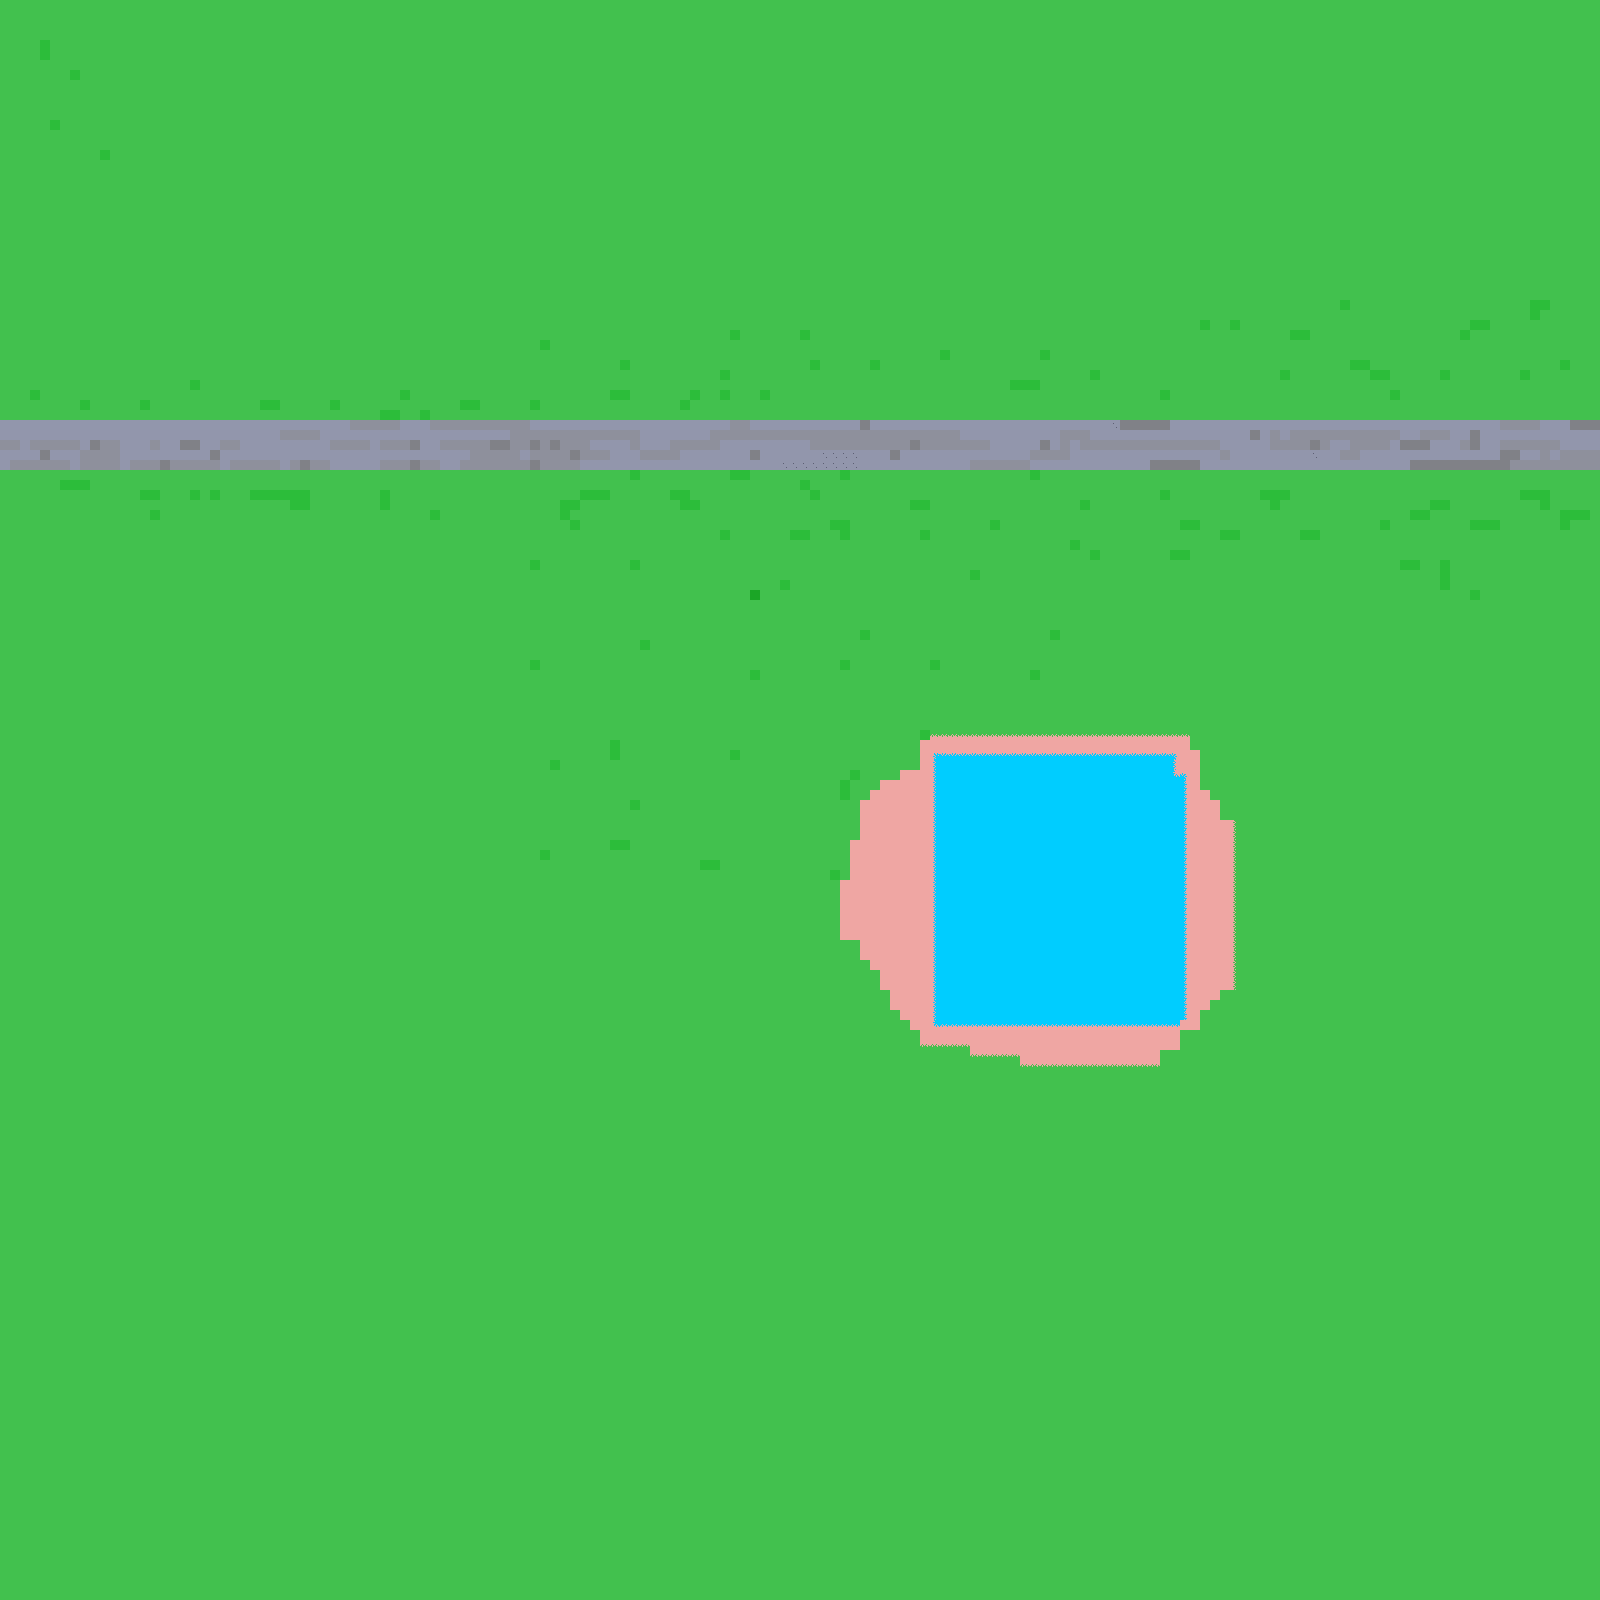

A 2D game scene composited from a Tiled map and its tileset images. What follows is a short description and the map's XML, with each tile layer's data collapsed to a summary:
An orthogonal 160x160 tile map with 10x10 px tiles, 1 tile layer (Capa de patrones 1).

<map version="1.5" tiledversion="1.7.2" orientation="orthogonal" renderorder="right-down" width="160" height="160" tilewidth="10" tileheight="10" infinite="0" nextlayerid="2" nextobjectid="1">
 <tileset firstgid="1" name="background" tilewidth="10" tileheight="10" spacing="1" tilecount="405" columns="9">
  <image source="background.png" width="100" height="500" />
 </tileset>
 <layer id="1" name="Capa de patrones 1" width="160" height="160">
  <data>[25600 cells, 25600 non-empty, 23 distinct tile ids]</data>
 </layer>
</map>
